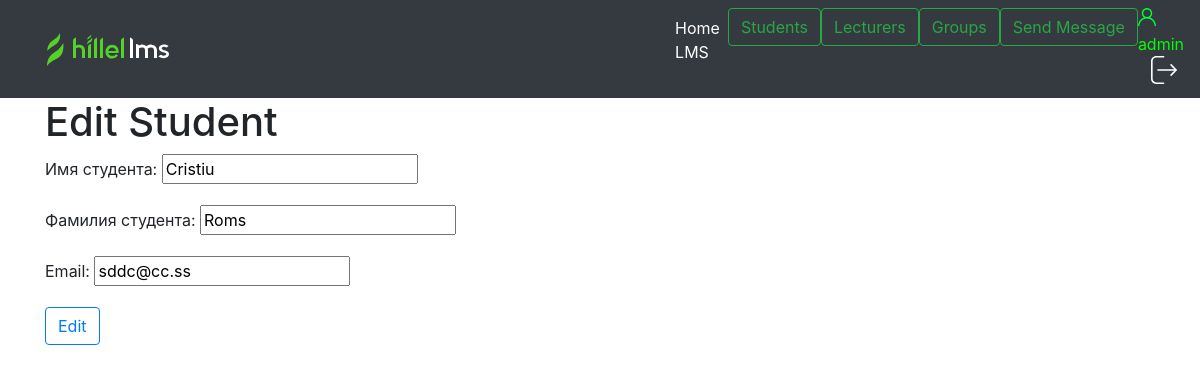
Page /all_students/2/edit (signed in) on the earlier database version.
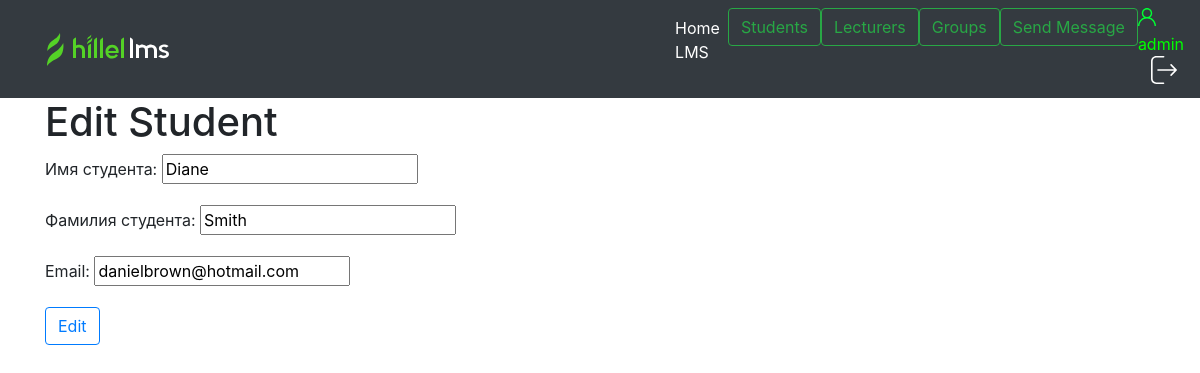
Same page on the later database version.
### academy/models.py (models this page shows, shortened)
class Student(models.Model):
    student_id = models.AutoField(primary_key=True)
    first_name = models.CharField('Имя студента', max_length=100)
    last_name = models.CharField('Фамилия студента', max_length=100)
    email = models.EmailField(max_length=250)
    cover = models.ImageField(upload_to='covers/student_photo', default='covers/student_photo/default.png')

### academy/views.py (the view)
# urls.py: path('all_students/<int:pk>/edit', views.StudentEditView.as_view(), name='edit_student'),
class StudentEditView(LoginRequiredMixin, UpdateView):
    model = Student
    template_name = 'academy/edit_student.html'
    fields = ['first_name', 'last_name', 'email']

### academy/templates/academy/edit_student.html (shortened to what this page needs)
{%extends 'academy/base.html'%}
{% block content  %}
<h1>Edit Student</h1>
<form method="POST">
  {{ form.as_p }}
  <button type="submit" class="btn btn-outline-primary">Edit</button>
</form>
{% endblock %}

Differences in the rows shown:
changed Student: first_name "Cristiu" → "Diane"; last_name "Roms" → "Smith"; email "sddc@cc.ss" → "danielbrown@hotmail.com"
